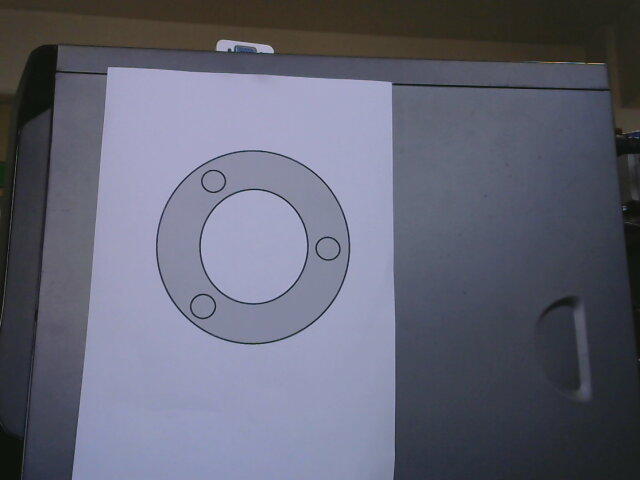
%> input picture image/pipe2.jpg, 640 x 480 px
$ octave makePipe.m   (GNU Octave 9; MATLAB toolbox functions it lacks are replaced by stand-ins)
%> lines starting %> are read from the running program, lines starting %| are printed output that depends on the picture
clear
clc

pipImg = imread('/home/oggyu/Development/MatlabDev/PipeProject/image/pipe2.jpg');
%> pipImg is the input picture: size 480x640x3 uint8; mean R, G, B 98.8, 100.7, 116.6
pipImg = rgb2gray(pipImg);
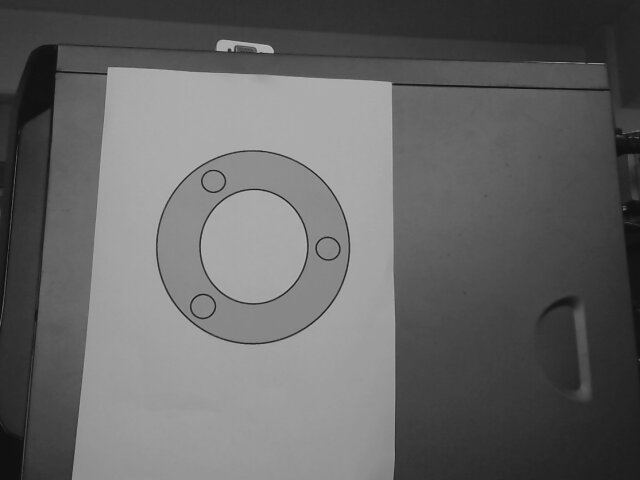
%> pipImg: size 480x640 uint8; min 10, max 197, mean 102

% pipImg = edge(pipImg,'canny');

[centers, radii, metric] = imfindcircles(pipImg,[1 15]);
%> centers = [203.4 307; 328.4 249.2; 214 181.8; 223.4 47; 624.7 209; 579 64.26; 168.9 74.31; 631.1 159.5; 15.56 194; 630.2 132.8; 7.17 295.6]; radii = [10.98; 10.45; 10.18; 6.06; 1.87; 1.45; 3.62; 4.68; 3.22; 1.09; 3.22]; metric = [0.605; 0.572; 0.565; 0.435; 0.206; 0.178; 0.168; 0.16; 0.132; 0.0929; 0.0859]

imshow(pipImg);

circleCenter = centers(1:3,:);
%> circleCenter = [203.4 307; 328.4 249.2; 214 181.8]
circleRadius = radii(1:3);
%> circleRadius = [10.98; 10.45; 10.18]


viscircles(circleCenter,circleRadius,'EdgeColor','r');
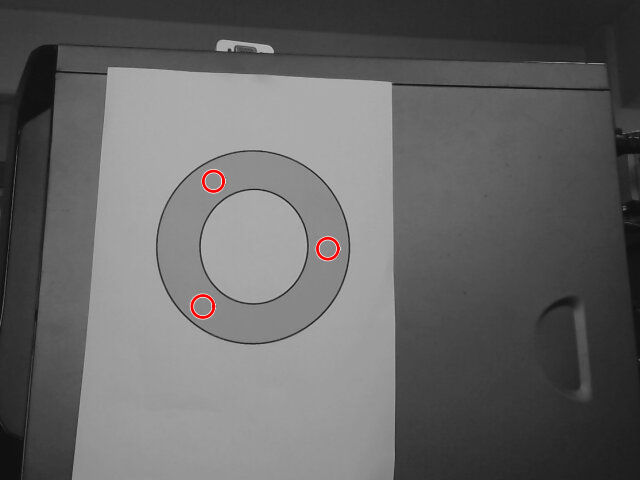
%> figure redrawn from the program's plot data


% todo check it with new picture %

$ run again, with image/pipe.jpg copied over image/pipe2.jpg
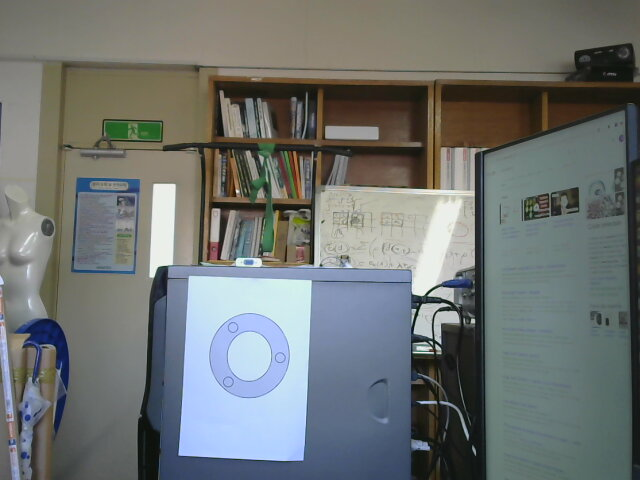
%> input picture image/pipe.jpg, 640 x 480 px
%> pipImg is the input picture: size 480x640x3 uint8; mean R, G, B 111, 115.6, 114.2
%> `pipImg = rgb2gray(pipImg);`:
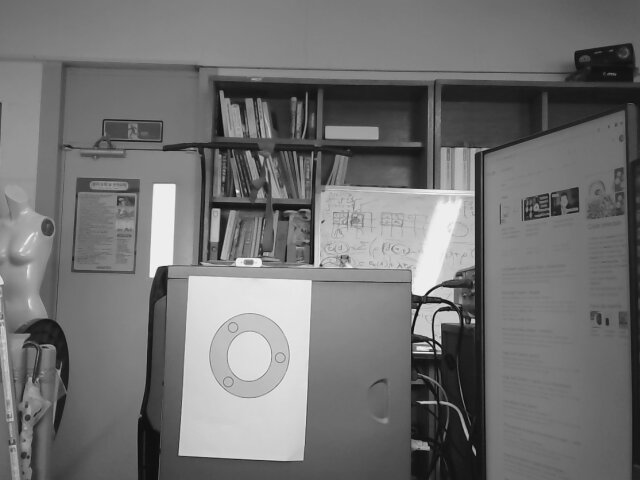
%> pipImg: size 480x640 uint8; min 7, max 250, mean 114.1
%> centers = 69 rows, first 12: [454.1 318.9; 216.5 212.8; 240 262.9; 94.56 185.9; 215.6 238.9; 249.6 102.4; 257.8 262.9; 294.8 100.4; 474.5 450.8; 31.66 352; 261.1 194.1; 124.8 186.4]; radii = 69 values, max 14.09 at index 24, min 1 at index 45, mean 4.23; metric = 69 values, max 0.496 at index 1, min 0.00408 at index 69, mean 0.291
%> circleCenter = [454.1 318.9; 216.5 212.8; 240 262.9]
%> circleRadius = [6.59; 4.33; 4.18]
%> `viscircles(circleCenter,circleRadius,'EdgeColor','r');`:
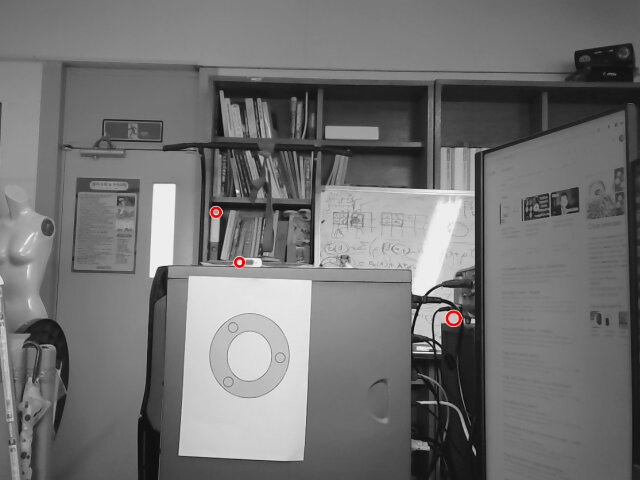
%> figure redrawn from the program's plot data
